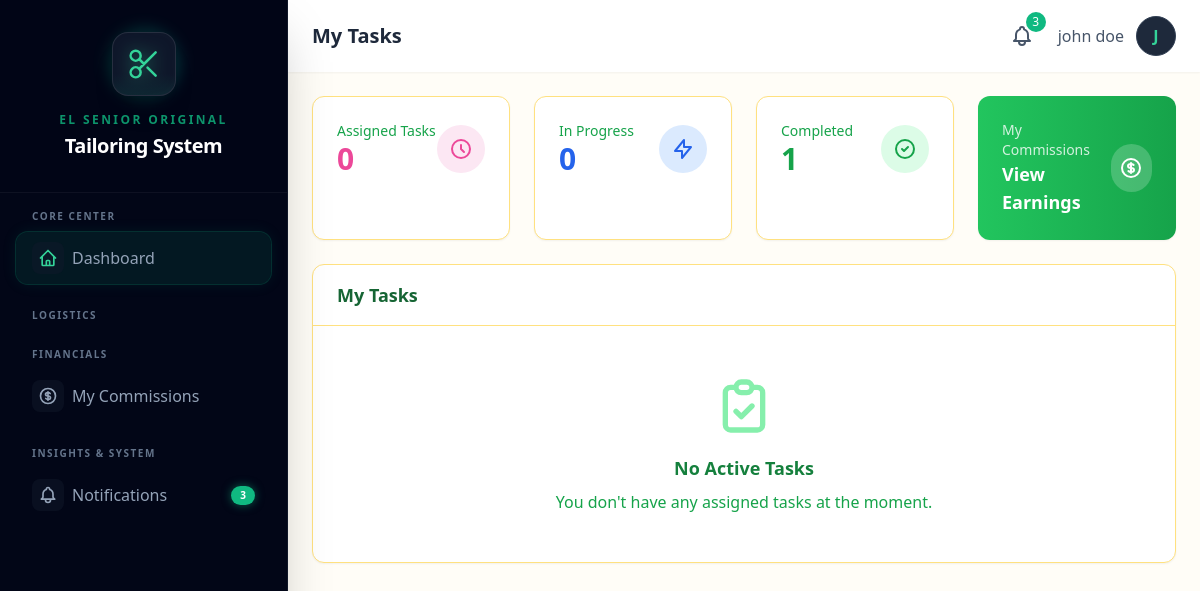
Page /dashboard/ (signed in) on the earlier database version.
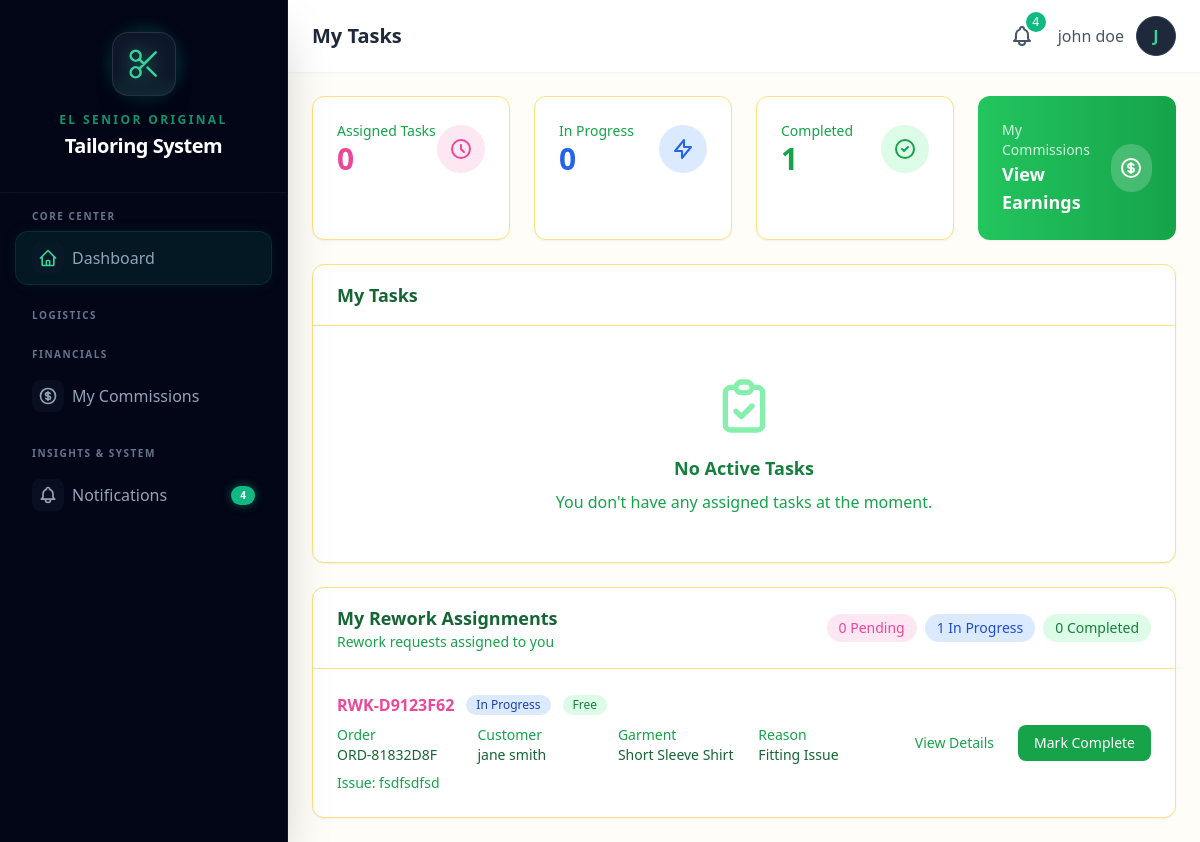
Same page on the later database version.
### core/models.py (models this page shows, shortened)
class Rework(models.Model):
    STATUS_CHOICES = [
        ('pending', 'Pending'),
        ('in_progress', 'In Progress'),
        ('completed', 'Completed'),
    ]
    REASON_CHOICES = [
        ('fitting_issue', 'Fitting Issue'),
        ('design_change', 'Design Change'),
        ('workmanship_concern', 'Workmanship Concern'),
        ('material_issue', 'Material Issue'),
        ('other', 'Other'),
    ]
    CHARGE_TYPE_CHOICES = [
        ('free', 'Free (Shop Error)'),
        ('paid', 'Paid (Customer Requested)'),
    ]
    rework_number = models.CharField(max_length=50, unique=True, editable=False)
    order = models.ForeignKey(
        Order,
        on_delete=models.CASCADE,
        related_name='reworks'
    )
    original_garment_type = models.CharField(max_length=200)
    original_customer_name = models.CharField(max_length=200)
    reason = models.CharField(max_length=50, choices=REASON_CHOICES)
    reason_description = models.TextField()
    charge_type = models.CharField(max_length=20, choices=CHARGE_TYPE_CHOICES, default='free')
    additional_cost = models.DecimalField(
        max_digits=10,
        decimal_places=2,
        default=Decimal('0.00'),
        help_text="Additional cost for paid reworks"
    )
    status = models.CharField(max_length=20, choices=STATUS_CHOICES, default='pending')
    fabric_used = models.ForeignKey(
        Fabric,
        on_delete=models.SET_NULL,
        null=True,
        blank=True,
        related_name='rework_fabric_used'
    )
    fabric_meters_used = models.DecimalField(
        max_digits=10,
        decimal_places=2,
        default=Decimal('0.00')
    )
    notes = models.TextField(blank=True)
    assigned_to = models.ForeignKey(
        User,
        on_delete=models.SET_NULL,
        null=True,
        blank=True,
        related_name='assigned_reworks'
    )
    created_date = models.DateTimeField(auto_now_add=True)
    started_date = models.DateTimeField(null=True, blank=True)
    completed_date = models.DateTimeField(null=True, blank=True)
    created_by = models.ForeignKey(
        User,
        on_delete=models.SET_NULL,
        null=True,
        related_name='created_reworks'
    )
    class Meta:
        ordering = ['-created_date']
        verbose_name = "Rework"
        verbose_name_plural = "Reworks"
        indexes = [
            models.Index(fields=['status']),
            models.Index(fields=['order']),
        ]

class Order(models.Model):
    STATUS_CHOICES = [
        ('pending', 'Pending'),
        ('in_progress', 'In Progress'),
        ('completed', 'Completed'),
        ('delivered', 'Claimed'),
        ('for_adjustment', 'For Adjustment/Rework'),
        ('ready_for_reclaim', 'Ready for Re-Claim'),
        ('cancelled', 'Cancelled'),
    ]
    order_number = models.CharField(max_length=50, unique=True, editable=False)
    customer = models.ForeignKey(
        Customer,
        on_delete=models.PROTECT,
        related_name='orders'
    )
    garment_type = models.ForeignKey(
        GarmentType,
        on_delete=models.PROTECT
    )
    fabric = models.ForeignKey(
        Fabric,
        on_delete=models.PROTECT
    )
    quantity = models.PositiveIntegerField(default=1)
    fabric_meters_used = models.DecimalField(
        max_digits=10,
        decimal_places=2
    )
    measurements = models.JSONField(default=dict, blank=True)
    special_instructions = models.TextField(blank=True)
    total_price = models.DecimalField(max_digits=10, decimal_places=2)
    deposit_amount = models.DecimalField(max_digits=10, decimal_places=2)
    balance_amount = models.DecimalField(max_digits=10, decimal_places=2)
    status = models.CharField(max_length=20, choices=STATUS_CHOICES, default='pending')
    order_date = models.DateTimeField(auto_now_add=True)
    due_date = models.DateField(null=True, blank=True)
    completed_date = models.DateTimeField(null=True, blank=True)
    created_by = models.ForeignKey(
        User,
        on_delete=models.SET_NULL,
        null=True,
        related_name='created_orders'
    )
    created_at = models.DateTimeField(auto_now_add=True)
    updated_at = models.DateTimeField(auto_now=True)
    class Meta:
        ordering = ['-created_at']

### core/views.py (the view)
# urls.py: path("dashboard/", views.dashboard, name="dashboard"),
@login_required
def dashboard(request):
    if hasattr(request.user, "profile"):
        if request.user.profile.is_admin:
            return admin_dashboard(request)
        else:
            return tailor_dashboard(request)
    return render(request, "dashboard/main.html")

### core/context_processors.py (called while the page is built)
def shop_info(request):
    return {
        'SHOP_NAME': getattr(settings, 'SHOP_NAME', 'El Senior Original Tailoring'),
        'SHOP_ADDRESS': getattr(settings, 'SHOP_ADDRESS', ''),
        'SHOP_PHONE': getattr(settings, 'SHOP_PHONE', ''),
    }

def notifications(request):
    if not request.user.is_authenticated:
        return {
            'unread_notification_count': 0,
            'recent_notifications': [],
            'has_unread_notifications': False,
        }
    from .models import Notification
    unread_count = Notification.get_unread_count(request.user)
    recent_notifications = Notification.get_recent_notifications(request.user, limit=10)
    urgent_count = Notification.objects.filter(
        recipient=request.user,
        is_read=False,
        priority__in=['urgent', 'high']
    ).count()
    return {
        'unread_notification_count': unread_count,
        'recent_notifications': recent_notifications,
        'has_unread_notifications': unread_count > 0,
        'urgent_notification_count': urgent_count,
        'has_urgent_notifications': urgent_count > 0,
    }

### core/models.py (called while the page is built)
    @property
    def is_admin(self):
        return self.role == 'admin'

### templates/dashboard/tailor.html (shortened to what the changed rows need)
{% extends 'base.html' %}
{% block page_title %}My Tasks{% endblock %}
{% block content %}
<div class="space-y-6">
    <div class="bg-white rounded-xl shadow-sm border border-cream-500">
        <div class="px-6 py-4 border-b border-cream-500">
            <h2 class="text-lg font-semibold text-green-800">My Tasks</h2>
        </div>
    </div>
    {% if reworks %}
    <div class="bg-white rounded-xl shadow-sm border border-cream-500">
        <div class="px-6 py-4 border-b border-cream-500 flex items-center justify-between">
            <div>
                <h2 class="text-lg font-semibold text-green-800">My Rework Assignments</h2>
                <p class="text-sm text-green-600">Rework requests assigned to you</p>
            </div>
            <div class="flex gap-2 text-sm">
                <span class="px-3 py-1 bg-pink-100 text-pink-500 rounded-full">{{ pending_reworks }} Pending</span>
                <span class="px-3 py-1 bg-blue-100 text-blue-700 rounded-full">{{ in_progress_reworks }} In Progress</span>
                <span class="px-3 py-1 bg-green-100 text-green-700 rounded-full">{{ completed_reworks }} Completed</span>
            </div>
        </div>
        <div class="divide-y divide-cream-100">
            {% for rework in reworks %}
            <div class="p-6 hover:bg-pink-5000 transition-colors">
                <div class="flex flex-col md:flex-row md:items-center md:justify-between gap-4">
                    <div class="flex-1">
                        <div class="flex items-center gap-3 mb-2">
                            <span class="font-semibold text-pink-500">{{ rework.rework_number }}</span>
                            <span class="inline-flex items-center px-2.5 py-0.5 rounded-full text-xs font-medium
                                {% if rework.status == 'pending' %}bg-pink-100 text-pink-500
                                {% elif rework.status == 'in_progress' %}bg-blue-100 text-blue-800
                                {% else %}bg-green-100 text-green-800{% endif %}">
                                {{ rework.get_status_display }}
                            </span>
                            <span class="inline-flex items-center px-2.5 py-0.5 rounded-full text-xs font-medium
                                {% if rework.charge_type == 'free' %}bg-green-100 text-green-700{% else %}bg-salmon-100 text-salmon-500{% endif %}">
                                {% if rework.charge_type == 'free' %}Free{% else %}Paid{% endif %}
                            </span>
                        </div>
                        <div class="grid grid-cols-2 md:grid-cols-4 gap-4 text-sm">
                            <div>
                                <p class="text-green-600">Order</p>
                                <p class="font-medium text-green-800">{{ rework.order.order_number }}</p>
                            </div>
                            <div>
                                <p class="text-green-600">Customer</p>
                                <p class="font-medium text-green-800">{{ rework.original_customer_name }}</p>
                            </div>
                            <div>
                                <p class="text-green-600">Garment</p>
                                <p class="font-medium text-green-800">{{ rework.original_garment_type }}</p>
                            </div>
                            <div>
                                <p class="text-green-600">Reason</p>
                                <p class="font-medium text-green-800">{{ rework.get_reason_display }}</p>
                            </div>
                        </div>
                        <p class="mt-2 text-sm text-green-600">
                            <span class="font-medium">Issue:</span> {{ rework.reason_description|truncatechars:100 }}
                        </p>
                    </div>
                    <div class="flex gap-2">
                        <a href="{% url 'rework_detail' rework.pk %}"
                           class="px-4 py-2 text-green-600 bg-cream-5000 rounded-lg hover:bg-pink-50000 transition-colors text-sm font-medium">
                            View Details
                        </a>
                        {% if rework.status == 'pending' %}
                        <form method="post" action="{% url 'rework_update_status' rework.pk %}">
                            {% csrf_token %}
                            <input type="hidden" name="status" value="in_progress">
                            <button type="submit"
                                    class="px-4 py-2 bg-blue-600 text-white rounded-lg hover:bg-blue-700 transition-colors text-sm font-medium">
                                Start Rework
                            </button>
                        </form>
                        {% elif rework.status == 'in_progress' %}
                        <form method="post" action="{% url 'rework_update_status' rework.pk %}">
                            <button type="submit"
                                    class="px-4 py-2 bg-green-600 text-white rounded-lg hover:bg-green-700 transition-colors text-sm font-medium">
                                Mark Complete
                            </button>
                        </form>
                        {% endif %}
                    </div>
                </div>
            </div>
            {% endfor %}
        </div>
    </div>
    {% endif %}
</div>
{% endblock %}

### templates/base.html (shortened to what the changed rows need)
<!DOCTYPE html>
<html lang="en">
<head>
    {% load static %}
    <script src="{% static 'js/tailwind.js' %}"></script>
    <link rel="stylesheet" href="https://unpkg.com/unpoly@3.0.5/unpoly.min.css">
</head>
<body class="bg-cream-50 min-h-screen">
    {% block body %}
    {% if user.is_authenticated %}
    <div x-data="{ sidebarOpen: false }" class="flex h-screen overflow-hidden">
        <aside :class="sidebarOpen ? 'translate-x-0' : '-translate-x-full'"
            class="fixed inset-y-0 left-0 z-30 w-72 bg-slate-950 border-r border-slate-800/50 transform transition-all duration-300 ease-in-out lg:translate-x-0 lg:static lg:inset-auto no-print shadow-2xl overflow-y-auto scrollbar-thin scrollbar-thumb-slate-800 scrollbar-track-transparent">
            <div class="sticky top-0 z-20 flex flex-col items-center justify-center py-8 px-6 bg-slate-950/80 backdrop-blur-md border-b border-white/5">
                <h2 class="mt-4 text-center">
                    <span class="block text-xs uppercase tracking-[0.2em] text-emerald-500 font-bold mb-1 opacity-80">El Senior Original</span>
                    <span class="block text-xl font-black text-white tracking-tight">Tailoring System</span>
                </h2>
            </div>
            <nav class="mt-4 px-4 pb-8 space-y-6">
                <div>
                    <div class="space-y-1">
                        <a href="{% url 'notification_list' %}"
                            class="flex items-center px-4 py-2.5 text-slate-400 rounded-xl hover:bg-white/5 hover:text-white transition-all duration-200 group ">
                            <div class="w-8 h-8 flex items-center justify-center mr-2 rounded-lg bg-slate-900/50 group-hover:bg-emerald-500/10 transition-colors">
                                <svg class="w-5 h-5 {% if 'notifications' in request.path %}text-emerald-400{% else %}group-hover:text-emerald-400{% endif %}"
                                    fill="none" stroke="currentColor" viewBox="0 0 24 24">
                                    <path stroke-linecap="round" stroke-linejoin="round" stroke-width="2"
                                        d="M15 17h5l-1.405-1.405A2.032 2.032 0 0118 14.158V11a6.002 6.002 0 00-4-5.659V5a2 2 0 10-4 0v.341C7.67 6.165 6 8.388 6 11v3.159c0 .538-.214 1.055-.595 1.436L4 17h5m6 0v1a3 3 0 11-6 0v-1m6 0H9" />
                                </svg>
                            </div>
                            <span class="font-medium">Notifications</span>
                            {% if unread_notification_count > 0 %}
                            <span class="ml-auto bg-emerald-500 text-white text-[10px] font-bold rounded-full px-1.5 py-0.5 min-w-[1.5rem] text-center shadow-[0_0_10px_rgba(16,185,129,0.5)]">{{ unread_notification_count }}</span>
                            {% endif %}
                        </a>
                    </div>
                </div>
            </nav>
        </aside>
        <div class="flex-1 flex flex-col overflow-hidden">
            <header class="bg-white shadow-sm z-10 no-print">
                <div class="flex items-center justify-between px-6 py-4">
                    <h1 class="text-xl font-semibold text-slate-800">{% block page_title %}Dashboard{% endblock %}</h1>
                    <div class="flex items-center gap-4">
                        <div x-data="{ notifOpen: false }" class="relative">
                            <button @click="notifOpen = !notifOpen" @click.away="notifOpen = false"
                                class="relative p-2 text-slate-600 hover:text-slate-800 hover:bg-slate-100 rounded-full focus:outline-none transition-colors"
                                hx-get="{% url 'notification_dropdown' %}" hx-trigger="click"
                                hx-target="#notification-dropdown-content" hx-swap="innerHTML">
                                {% if unread_notification_count > 0 %}
                                <span
                                    class="absolute -top-1 -right-1 bg-emerald-500 text-white text-xs rounded-full h-5 w-5 flex items-center justify-center animate-pulse">
                                    {{ unread_notification_count|default:0 }}
                                </span>
                                {% endif %}
                            </button>
                        </div>
                    </div>
            </header>
            <main id="main-content" class="flex-1 overflow-y-auto p-6">
                {% block content %}{% endblock %}
            </main>
        </div>
    </div>
    {% else %}
    {% block unauthenticated_content %}{% endblock %}
    {% endif %}
    {% endblock %}
</body>
</html>

Differences in the rows shown:
added Rework: rework_number "RWK-D9123F62", status "In Progress", charge_type "Free", order.order_number "ORD-81832D8F", original_customer_name "jane smith", original_garment_type "Short Sleeve Shirt", reason "Fitting Issue", reason_description "fsdfsdfsd", shows "Mark Complete"
Other differences:
{{ unread_notification_count }}: "3" → "4"
{{ unread_notification_count|default:0 }}: "3" → "4"
{{ pending_reworks }}: (not shown) → "0"
{{ in_progress_reworks }}: (not shown) → "1"
{{ completed_reworks }}: (not shown) → "0"
text now shown: "My Rework Assignments Rework requests assigned to you Pending In Progress Completed"
